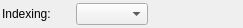
<?xml version="1.0" encoding="UTF-8"?>
<ui version="4.0">
 <class>FamiliaOperadoresWidget</class>
 <widget class="QWidget" name="FamiliaOperadoresWidget">
  <property name="geometry">
   <rect>
    <x>0</x>
    <y>0</y>
    <width>243</width>
    <height>28</height>
   </rect>
  </property>
  <property name="minimumSize">
   <size>
    <width>0</width>
    <height>0</height>
   </size>
  </property>
  <property name="windowTitle">
   <string>Form</string>
  </property>
  <layout class="QGridLayout" name="familiaop_grid">
   <property name="margin">
    <number>2</number>
   </property>
   <property name="spacing">
    <number>6</number>
   </property>
   <item row="0" column="0">
    <widget class="QLabel" name="indexacao_lbl">
     <property name="sizePolicy">
      <sizepolicy hsizetype="Fixed" vsizetype="Preferred">
       <horstretch>0</horstretch>
       <verstretch>0</verstretch>
      </sizepolicy>
     </property>
     <property name="minimumSize">
      <size>
       <width>68</width>
       <height>0</height>
      </size>
     </property>
     <property name="text">
      <string>Indexing:</string>
     </property>
    </widget>
   </item>
   <item row="0" column="1">
    <widget class="QComboBox" name="tipo_index_cmb"/>
   </item>
   <item row="0" column="2">
    <spacer name="horizontalSpacer">
     <property name="orientation">
      <enum>Qt::Horizontal</enum>
     </property>
     <property name="sizeHint" stdset="0">
      <size>
       <width>86</width>
       <height>20</height>
      </size>
     </property>
    </spacer>
   </item>
  </layout>
 </widget>
 <resources/>
 <connections/>
</ui>
